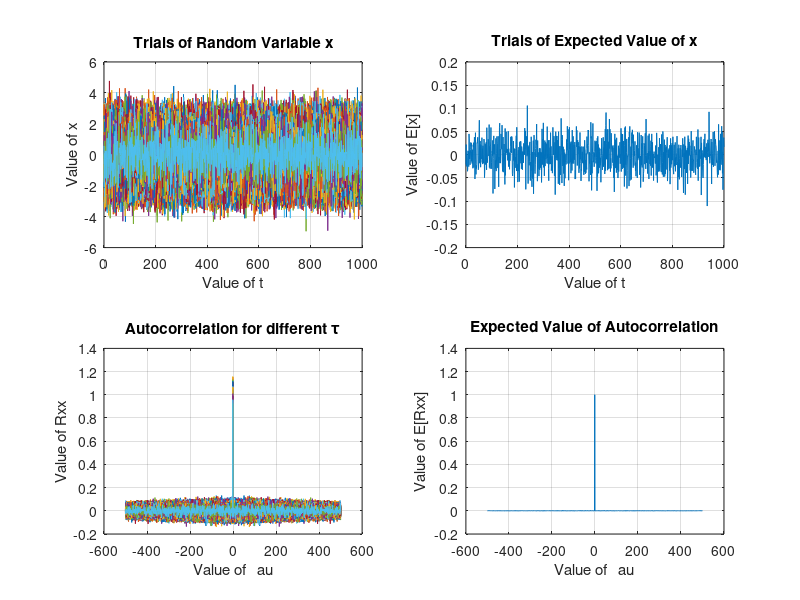

Source code (MATLAB): (Note: this script raises an error after producing the figure.)
%S21 CMPE320 Project 5 Skeleton for Students
%  EFCL 4/28/2021
%  Updates 4/28/2022 (!)

close all
clear
% Set the number of layers or number of trials
N=1000; % you might have to adjust this for memory. Make it as big as you can up to about 10,000 
% Larger than 10,000 won't have much effect. 

% Set the length of the time array this is somewhat arbitrary, longer is
% better.   Make this an odd value, so there is an index. in the middle of
% the array. Regardless of the length you choose, make this value different the N

Nt=1001;  
Ntd2 =(Nt+mod(Nt,2))/2; %We'll need this to access the "middle" of output of xcorr
    

% N is trials, Nt is times

% Initialize Rxx to zeros;  columns are times, each row is a different trial
Rxx = zeros(N,Nt);

% Initial x to zeros; columns are times, each row is a different trial 
%   x  will store the sample functions
x = zeros(N, Nt);

% MATLAB hint, initializing in this way is faster than appending a row to x
% in each iteration!

% Use a loop to generate the N different random sample functions
%     each sample function is 1 x Nt array from N(0,1)

for k = 1:N
    
    % Generate sample function using randn and store in k-th row of x
    x(k,:)= randn(1, Nt);
    
    % Each row of Rxx is one sample function of the (time) autocorrelation function.
    % Since these are linear combinations of random values, each row is
    % also a random function of time.
    
    % Temporarily store the output of xcorr(   )/Nt using the k-th row of x as both inputs 
    junk = xcorr(x(k,:),x(k,:))/Nt; %Matlab cross-correlation function creates 2*Nt-1 points, Nt is a normalizing value
    Rxx(k,:) = junk(Ntd2+1:Ntd2+Nt);% just save the middle Nt points, this minimizes "edge effects" ;
end;

R_XX  = mean(Rxx(:,:)); % "expected value" over Nrows of Rxx (down the columns). This will be 1 x Nt
R_XX0 = max(R_XX); % find the max of R_XX. This is a single number

%New Figure

% time array from 0 to Nt; this is somewhat arbitrary
t = [0:Nt-1];

%  create  tau array from [-Ntd2+1:Ntd2-1]
tau = [-Ntd2 + 1:Ntd2 - 1];

% create and title 4 subplots 
%  1) t vs x  (all the sample functions of the random process x)
%  2) t vs mean(x) the (sample) mean of the sample function as an estimate
%  of the expected value
%  3) tau vs ensemble Rxx (all the time autocorrelation functions)
%  4) tau vs mean of Rxx computed above; an estimate of the expected value 

figure();
subplot(2,2,1);
plot(t, x);
title('Trials of Random Variable x');
grid on;
ylabel("Value of x");
xlabel("Value of t");

subplot(2,2,2);
plot(t, mean(x));
title('Trials of Expected Value of x');
grid on;
ylabel("Value of E[x]");
xlabel("Value of t");

subplot(2,2,3);
plot(tau, Rxx);
title('Autocorrelation for different \tau'); 
grid on;
ylabel("Value of Rxx");
xlabel("Value of \tau");

subplot(2,2,4);
plot(tau, R_XX);
title('Expected Value of Autocorrelation'); 
grid on;
ylabel("Value of E[Rxx]");
xlabel("Value of \tau");

sgtitle('Outputs for Random Variable x');

% Now do the entire thing three more times using a sliding window filter

% Set the array of FIR filter lengths
L = [10 25 50]; %

disp(R_XX0);
% Loop on  the filter lengths
for i = 1:length(L)
    % Set the current filter length
    thisLength = L(i);

    % Set the coefficients for this FIR filter for MATLAB function filter (trust me!)

    b=ones(1,thisLength)/thisLength; % thisLength-point sliding window
    a=1;  %See MATLAB routine filter(b,a,x)

    % Initialize Ryy and y, as you did with Rxx and x

    Ryy = zeros(N,Nt); % more points to accommodate transient
    y = zeros(N,Nt);

    %Loop on  the sample functions as we did with Rxx
    for k = 1:N
    
        %Generate xin as the iid Gaussian, as above, but this time with
        %  Nt+thisLength columns (extra columns)
        xin = randn(1, Nt + thisLength); % iid Gaussian variance 1 mean zero

        % create a temporary output for the filter output
        ytemp = filter(b,1,xin); % filter with the sliding window (trust me!)
    
        % Save into the k-th row of y, but only save the (thisLength+1:end) columns of
        % ytemp.  This remove the filter transient from beginning of the filter
        % output and eliminates its effects on our results
        y(k,:) = ytemp(thisLength+1:Nt + thisLength);
    
        % Create the temporary output of xcorr using the k-th row of y for both
        % inputs; then scale by Nt as before
        junk = xcorr(y(k,:), y(k,:))/Nt;
    
        % Store this output in k-th row of Ryy  
        % Only save the middle Nt samples as before
    
        Ryy(k,:) = junk(Ntd2+1:Ntd2+Nt);% just save the middle Nt, as before;

    end;  % loop on sample functions

    R_YY = mean(Ryy(:,:));% create the mean down the columns, as before
    R_YY0 =  max(R_YY); % find the  max R_YY, as before

    % for each filter length, repeat the four previous plots, using y and mean autocorrelation
    % make sure to use a new figure each time.
    % You should title the plots so you can tell them apart.

    % display the ratio of the peak autocorrelations RXX_0/RYY_0
    disp(R_YY0);
    disp(R_XX0 / R_YY0);

    figure();
    subplot(2,2,1);
    plot(t, y);
    title('Trials of Random Variable y');
    grid on;
    ylabel("Value of y");
    xlabel("Value of t");

    subplot(2,2,2);
    plot(t, mean(y));
    title('Trials of Expected Value of y');
    grid on;
    ylabel("Value of E[y]");
    xlabel("Value of t");

    subplot(2,2,3);
    plot(tau, Ryy);
    title('Autocorrelation for different \tau'); 
    grid on;
    ylabel("Value of Ryy");
    xlabel("Value of \tau");

    subplot(2,2,4);
    plot(tau, R_YY);
    title('Expected Value of Autocorrelation'); 
    ylabel("Value of E[Ryy]");
    xlabel("Value of \tau");
    grid on;

    sgtitle(['Outpust for L=', num2str(L(i))]);
    
end; %Loop on the filter lengths




    
    






%}